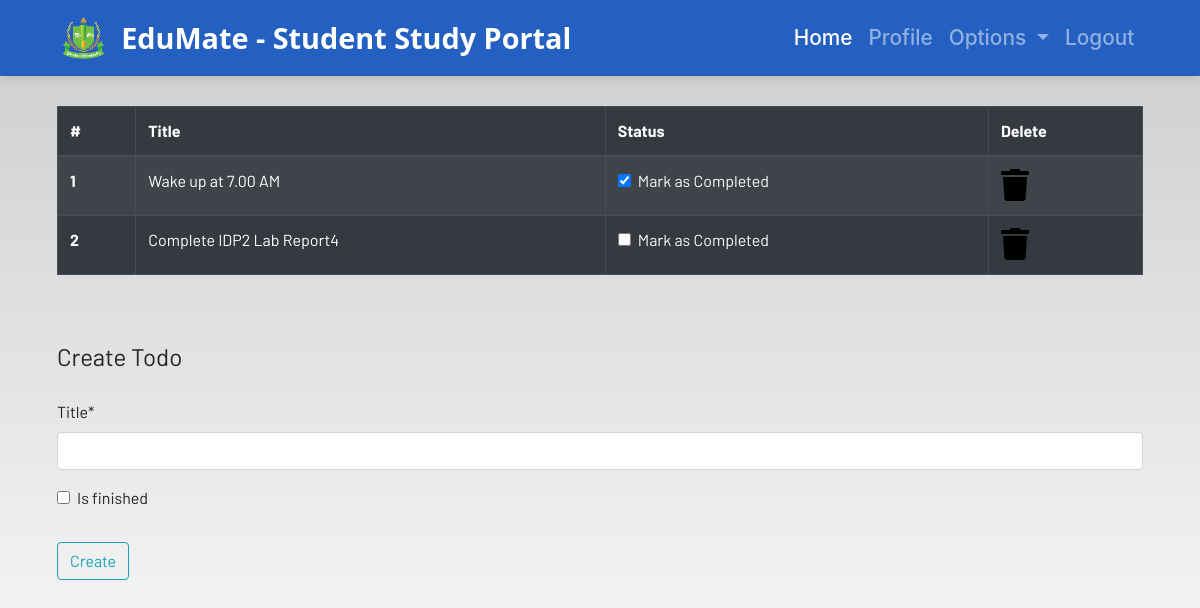
/todo (signed in), run on an earlier commit of the app's database.
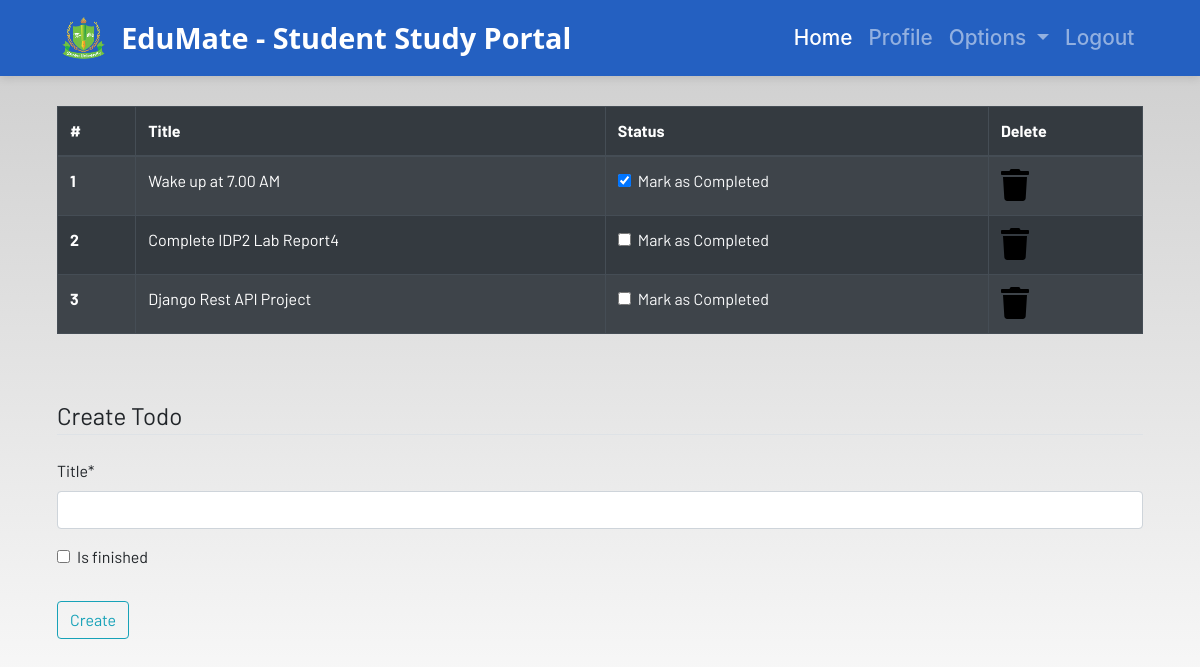
And on a later commit of the database.
### dashboard/models.py (models this page shows)
class Todo(models.Model):
    user = models.ForeignKey(User,on_delete=models.CASCADE)
    title = models.CharField(max_length=100)
    is_finished = models.BooleanField(default=False)

### dashboard/views.py (the view)
# urls.py: path("todo", views.todo, name="todo"),
@login_required
def todo(request):
    if request.method == "POST":
        form = TodoForm(request.POST)
        if form.is_valid():
            try:
                finshed = request.POST["is_finished"]
                if finished == "on":
                    finished == True
                else:
                    finshed = False
            except:
                finished = False
            todos = Todo(
                user=request.user, title=request.POST["title"], is_finished=finished
            )
            todos.save()
            messages.success(request, f"Todo Added from {request.user.username}!!")
    else:
        form = TodoForm()
    todo = Todo.objects.filter(user=request.user)
    if len(todo) == 0:
        todos_done = True
    else:
        todos_done = False
    context = {"form": form, "todos": todo, "todos_done": todos_done}
    return render(request, "dashboard/todo.html", context)

### dashboard/forms.py
class TodoForm(forms.ModelForm):
    class Meta:
        model = Todo
        fields = ['title','is_finished']

### dashboard/templates/dashboard/todo.html (shortened to what this page needs)
{% extends 'dashboard/base.html' %}
{% load static %}
{% block content %}
{% load crispy_forms_tags %}
<div class="container">
    {% if not todos_done %}
    <table class="table table-striped table-bordered table-hover table-dark">
        <thead>
            <tr>
                <th scope="col">#</th>
                <th scope="col">Title</th>
                <th scope="col">Status</th>
                <th scope="col">Delete</th>
            </tr>
        </thead>
        <tbody>
            {% for todo in todos %}
            <tr>
                <th scope="row">{{forloop.counter}}</th>
                <td>{{todo.title}}</td>
                <td>
                    <a href="{% url 'update-todo' todo.id %}">
                        <div class="form-check">
                            {% if todo.is_finished == True %}
                            <input class="form-check-input" type="checkbox" value="" checked>
                            {% else %}
                            <input class="form-check-input" type="checkbox" value="">
                            {% endif %}
                            <label class="form-check-label text-light" for="flexCheckDefault">
                                Mark as Completed
                            </label>
                        </div>
                    </a>
                </td>
                <td><a href="{% url 'delete-todo' todo.id %}"><i class="fa fa-trash fa-2x"></i></a></td>
            </tr>
            {% endfor %}
        </tbody>
    </table>
    {% else %}
    <h4>All tasks have been done!! create to add more</h4>
    {% endif %}
</div><br><br>
<div class="container">
    <form method="POST">
        <fieldset class="form-group">
            <legend class="border-bottom mb-4">Create Todo</legend>
            {{form|crispy}}
        </fieldset>
        <div class="form-group">
            <button href="" class="btn btn-outline-info" type="submit">
                Create
            </button>
        </div>
    </form>
</div>
{% endblock content %}

What changed in the data, as far as the page shows it:
added Todo: title "Django Rest API Project"
